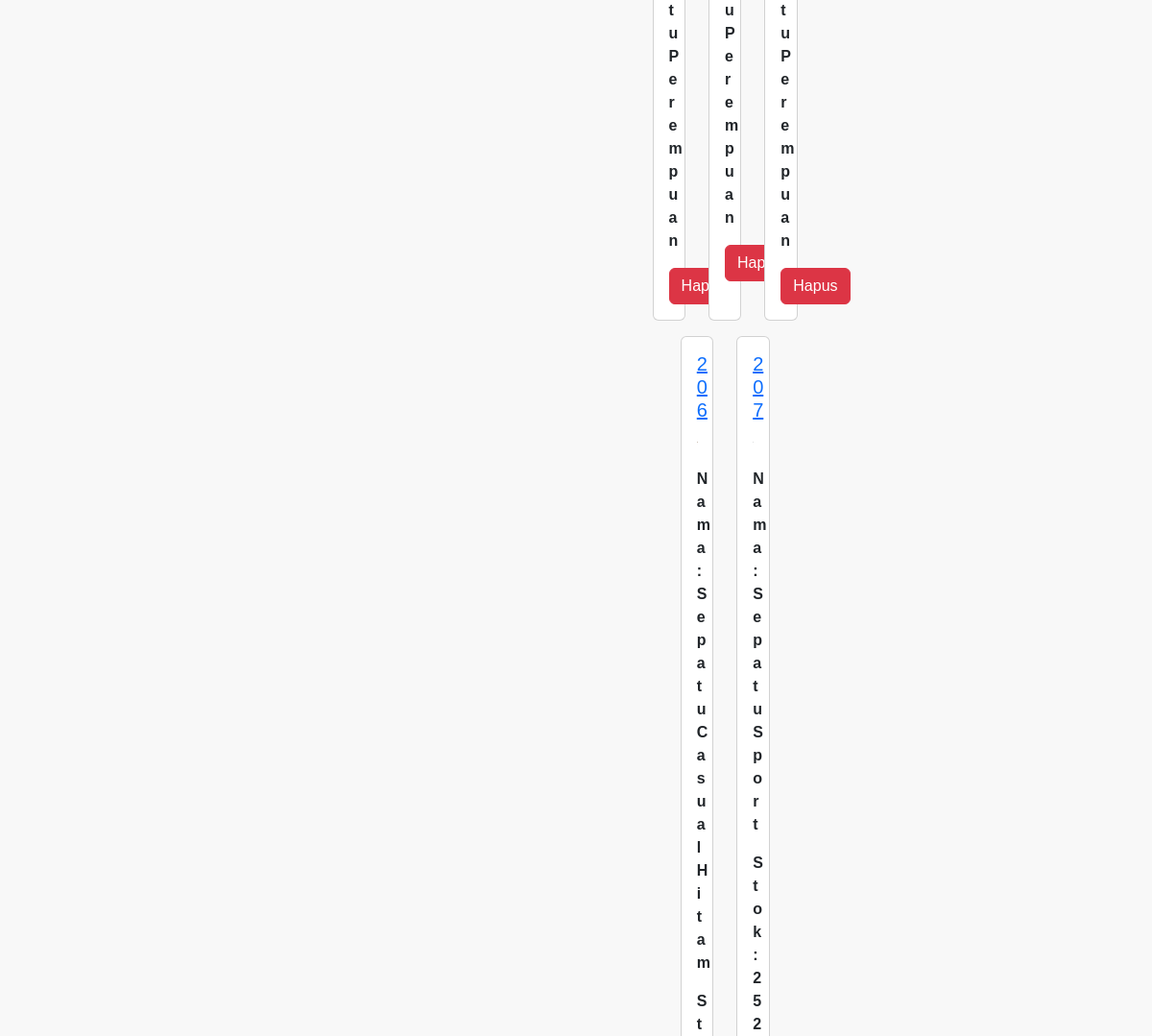
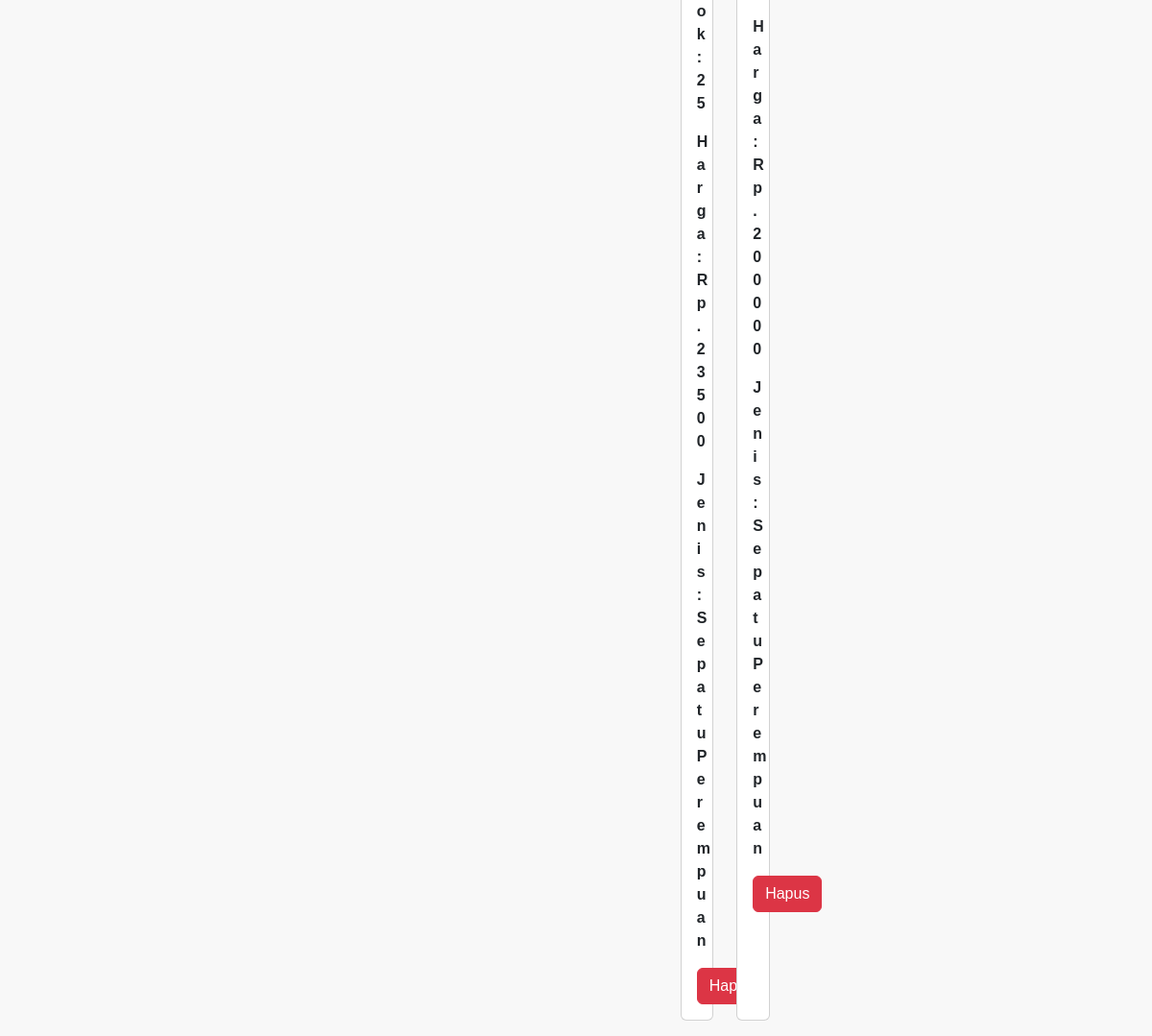
The app's page /Vbrg/ (lower part), older data (2 pictures, top to bottom).
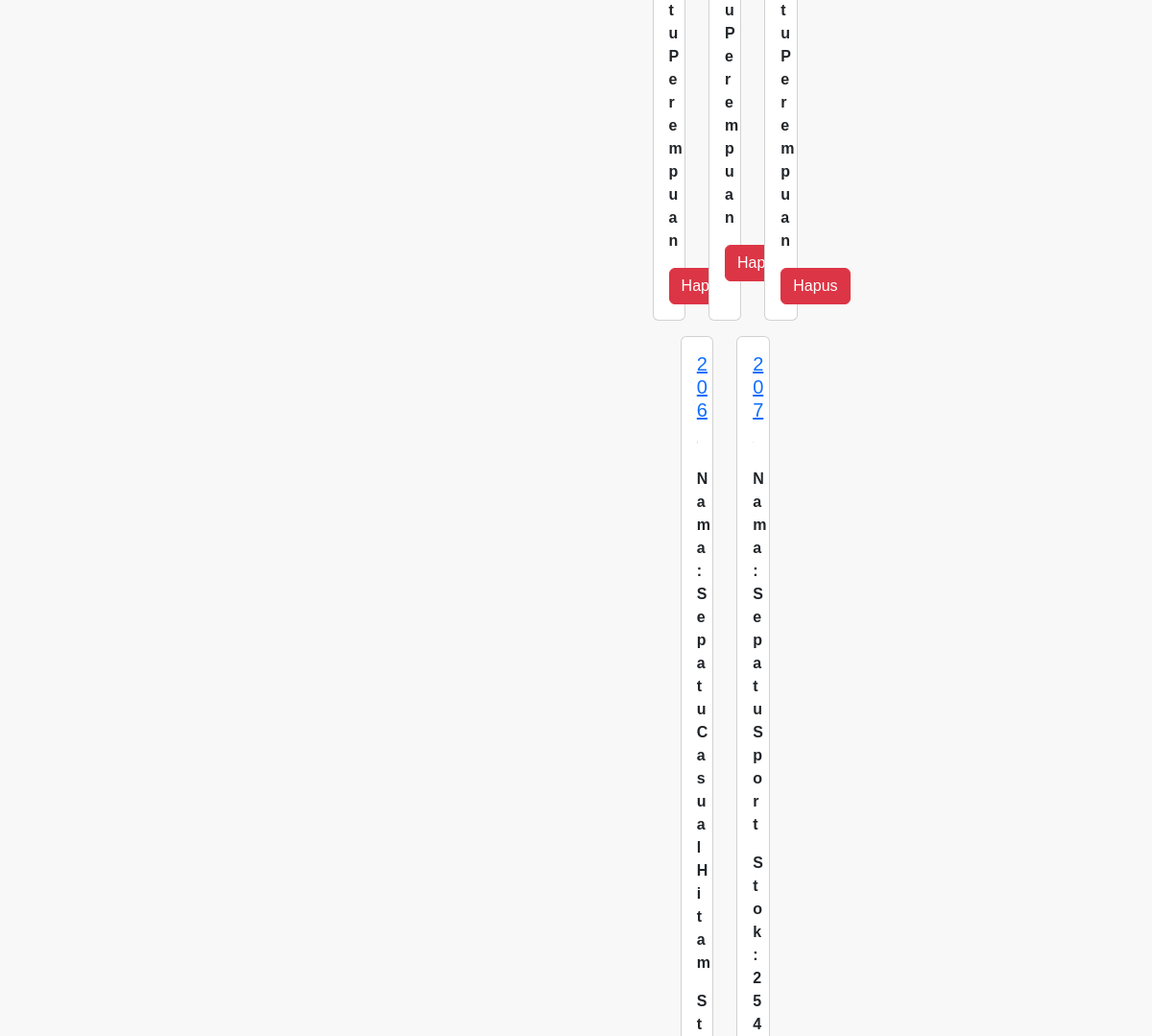
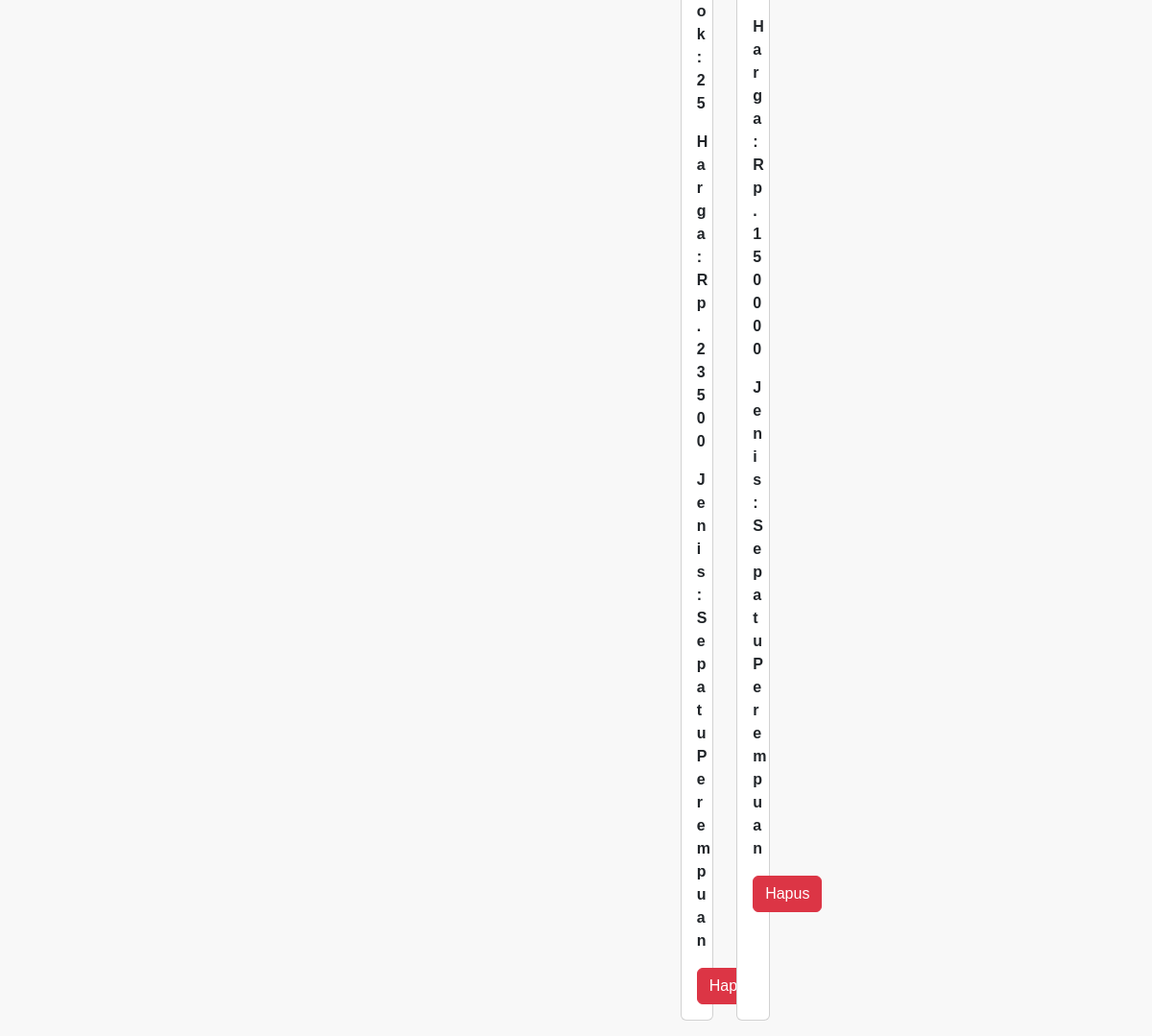
The same page, newer data (2 pictures, top to bottom).
### dashboard/models.py (models this page shows, shortened)
class Barang(models.Model):
    kodebrg=models.CharField(max_length=8)
    imagebrg=models.ImageField(upload_to='images/', blank=True)
    namabrg=models.CharField(max_length=50)
    stokbrg=models.IntegerField()
    hargabrg=models.BigIntegerField()
    jenis_id=models.ForeignKey(Jenis, on_delete=models.CASCADE,null=True)

class Jenis(models.Model):
    nama=models.CharField(max_length=50)
    ket=models.TextField()

### dashboard/views.py (the view)
# urls.py: path('Vbrg/',Barang_View, name='Vbrg'),
def Barang_View(request):
    barangs = Barang.objects.all()
    return render(request, 'tampil_brg.html', {'barangs': barangs})

### templates/tampil_brg.html (shortened to what this page needs)
{% extends 'base.html' %}
{% block isi %}
{% load static %}
<div class="container">
    <div class="row justify-content-center">
        {% for barang in barangs %}
        <div class="col-md-4 mb-3">
            <div class="card h-100">
                <div class="card-body">
                    <h5 class="card-title text-center">
                        <a href="{% url 'ubah_brg' barang.id %}">{{ barang.kodebrg }}</a>
                    </h5>
                    <p class="card-text">Nama: {{ barang.namabrg }}</p>
                    <p class="card-text">Stok: {{ barang.stokbrg }}</p>
                    <p class="card-text">Harga: Rp.{{ barang.hargabrg }}</p>
                    <p class="card-text">Jenis: {{ barang.jenis_id.nama }}</p>
                    <div class="text-center">
                        <button type="button" class="btn btn-danger text-center-button" data-bs-toggle="modal" data-bs-target="#hapus-{{ barang.id }}">
                            Hapus
                        </button>
                    </div>
                </div>
            </div>
        </div>
        {% endfor %}
    </div>
</div>
{% endblock %}

### templates/base.html (shortened to what this page needs)
{% load static %}
<!DOCTYPE html>
<html lang="en">
<head>
    <link href="https://cdn.jsdelivr.net/npm/bootstrap@5.2.0/dist/css/bootstrap.min.css" rel="stylesheet">
    <link rel="stylesheet" href="https://cdn.jsdelivr.net/npm/bootstrap-icons@1.8.3/font/bootstrap-icons.css">
    <link href="{% static 'aos/css/styles.css' %}" rel="stylesheet">
</head>
<body>
    {% block isi %}
    {% endblock %}
</body>
</html>

Row changes from the older to the newer data that the page shows:
removed Barang: kodebrg "207", namabrg "Sepatu Sport", stokbrg "252", hargabrg "200000", jenis_id.nama "Sepatu Perempuan"
added Barang: kodebrg "207", namabrg "Sepatu Sport", stokbrg "254", hargabrg "150000", jenis_id.nama "Sepatu Perempuan"
